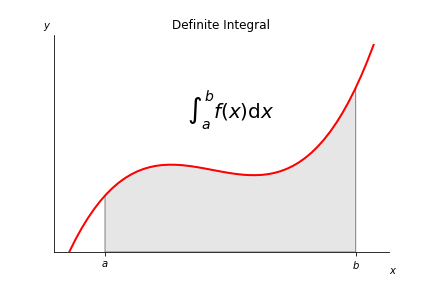

Generate this figure with Python:
import numpy as np
import matplotlib.pyplot as plt
from matplotlib.patches import Polygon

def cubic_func(x):
    return (x - 3) * (x - 5) * (x - 7)

a, b = 2, 9  # Integral limits [a,b]
x = np.linspace(1, 9.5)
y = cubic_func(x)

#ymin_interval = min(y[(x>=a) & (x<=b)])
ymin_interval = min(y)
#rint(ymin_interval)

fig, ax = plt.subplots()
ax.plot(x, y, 'r', linewidth=2)
ax.set_ylim(bottom=ymin_interval)

# Make the shaded region
ix = np.linspace(a, b)
iy = cubic_func(ix)
#verts = [(a, 0), *zip(ix, iy), (b, 0)]
verts = [(a, ymin_interval), *zip(ix, iy), (b, ymin_interval)]
poly = Polygon(verts, facecolor='0.90', edgecolor='0.50')
ax.add_patch(poly)

ax.text(0.5 * (a + b), 30, r"$\int_a^b f(x)\mathrm{d}x$",horizontalalignment='center', fontsize=20)

fig.text(0.90, 0.05, '$x$')
fig.text(0.10, 0.90, '$y$')

ax.spines[['top','right']].set_visible(False)
ax.set_xticks([a, b], labels=['$a$', '$b$'])
ax.set_yticks([])

plt.title('Definite Integral')

plt.savefig('Definite_Integral.png')
plt.show()


